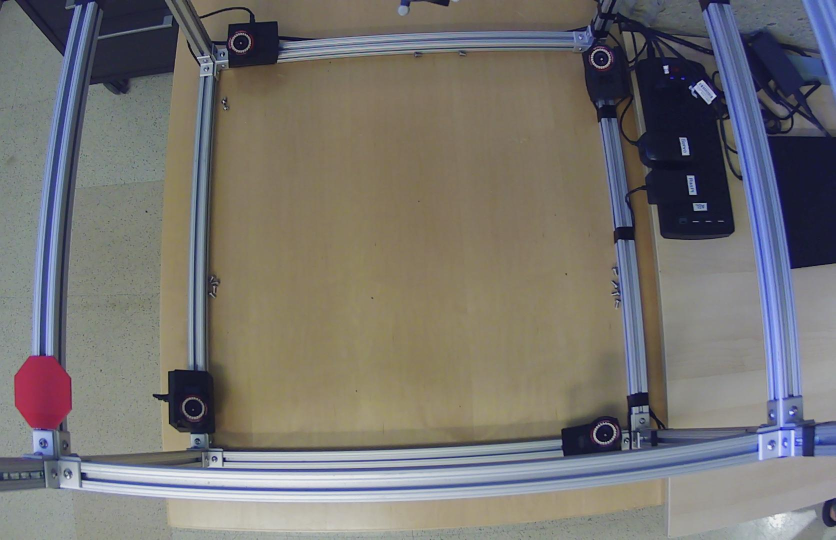
#> input picture asl_trunk/asl_trunk_ws/data/images/pil_sample.jpg, 1671 x 1080 px (shown at 1/2 size)
$ python -i data_aug.py   (imports and definitions only)
#> lines starting #> are read from the running program, lines starting #| are printed output that depends on the picture
import cv2
import numpy as np
import os
import random

def resize_image(image, target_size=(1080, 1080)):
    return cv2.resize(image, target_size)

def adjust_hue(image, hue_factor):
    hsv_image = cv2.cvtColor(image, cv2.COLOR_BGR2HSV)
    hsv_image[:, :, 0] = (hsv_image[:, :, 0] + hue_factor) % 180
    return cv2.cvtColor(hsv_image, cv2.COLOR_HSV2BGR)

def adjust_value(image, value_factor):
    hsv_image = cv2.cvtColor(image, cv2.COLOR_BGR2HSV)
    hsv_image = np.array(hsv_image, dtype=np.float64)
    hsv_image[:, :, 2] = hsv_image[:, :, 2] * value_factor
    hsv_image[:, :, 2][hsv_image[:, :, 2] > 255] = 255
    hsv_image = np.array(hsv_image, dtype=np.uint8)
    return cv2.cvtColor(hsv_image, cv2.COLOR_HSV2BGR)

# [34 lines left out: functions rotate_image, adjust_bbox, not called in this run]

def crop_image(image, left_pct, right_pct, top_pct, bottom_pct):
    height, width = image.shape[:2]

    # Calculate pixel values to crop
    left = int(width * left_pct)
    right = int(width * (1 - right_pct))
    top = int(height * top_pct)
    bottom = int(height * (1 - bottom_pct))

    # Crop the image using calculated pixel values
    cropped_image = image[top:bottom, left:right]

    return cropped_image

# use for val and test set
# [10 lines left out: function crop_and_resize, not called in this run]

# use for training set only
def augment_image(image_path, output_dir):
#> called with output_dir = 'out.png'
    image = cv2.imread(image_path)
#> image is the input picture: shape (1080, 1671, 3); mean B, G, R 112.8, 115.5, 118
    # print(image_path)
    base_name = os.path.basename(image_path)
    name, ext = os.path.splitext(base_name)
    # print(base_name, image.shape)

    # crop image to relevant region
    image = crop_image(image, left_pct=0.08, right_pct=0.05, top_pct=0, bottom_pct=0)
#> in crop_image, `cropped_image = image[top:bottom, left:right]`:
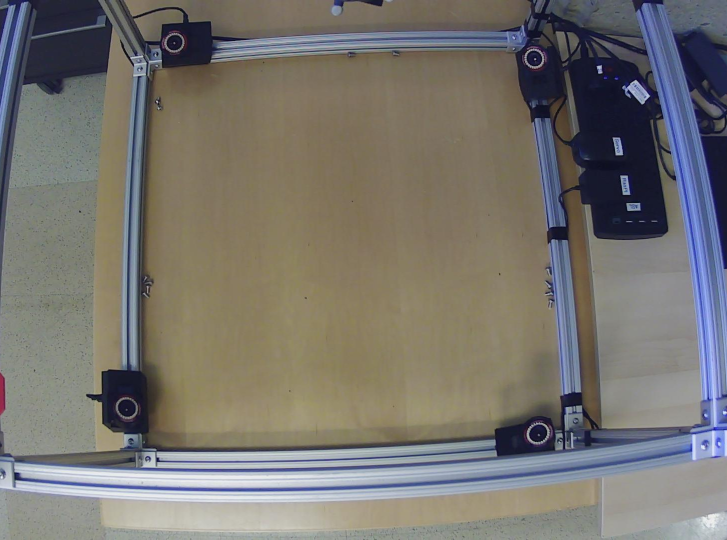
#> cropped_image: shape (1080, 1454, 3) (shown at 1/2 size); mean B, G, R 111.1, 116.5, 119.4
    # print(image.shape) #uncomment to see image size before scaling

    # Resize image ( we want default to be 1080x1080)
    image = resize_image(image)
#> in resize_image, `return cv2.resize(image, target_size)`:
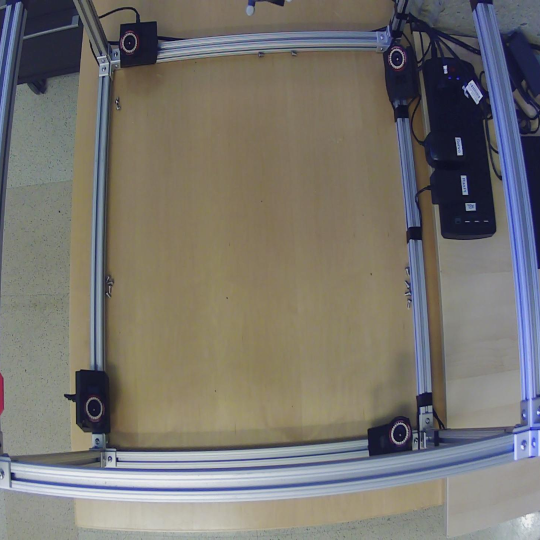
#> returned value: shape (1080, 1080, 3) (shown at 1/2 size); mean of channels 0, 1, 2 111.1, 116.5, 119.4; drawn as B, G, R
    cv2.imwrite(os.path.join(output_dir, f"{name}{ext}"), image)

    # Random hue adjustment
    hue_factor = random.randint(-15, 15)
    hue_adjusted_image = adjust_hue(image, hue_factor)
#> in adjust_hue, `hsv_image = cv2.cvtColor(image, cv2.COLOR_BGR2HSV)`: hsv_image: shape (1080, 1080, 3); mean H, S, V 54.3, 60.4, 129.5
#> in adjust_hue, `hsv_image[:, :, 0] = (hsv_image[:, :, 0] + hue_factor) % 180`: hsv_image: shape (1080, 1080, 3); mean H, S, V 65.7, 60.4, 129.5

    # Random value adjustment
    value_factor = random.uniform(0.5, 1.5)
    value_adjusted_image = adjust_value(hue_adjusted_image, value_factor)
#> in adjust_value, `hsv_image = cv2.cvtColor(image, cv2.COLOR_BGR2HSV)`: hsv_image: shape (1080, 1080, 3); mean H, S, V 65.4, 61.4, 129.5
#> in adjust_value, `hsv_image = np.array(hsv_image, dtype=np.float64)`: hsv_image: shape (1080, 1080, 3) float64; mean H, S, V 65.4, 61.4, 129.5
#> in adjust_value, `hsv_image[:, :, 2] = hsv_image[:, :, 2] * value_factor`: hsv_image: shape (1080, 1080, 3) float64; mean H, S, V 65.4, 61.4, 114.7
#> in adjust_value, `hsv_image = np.array(hsv_image, dtype=np.uint8)`: hsv_image: shape (1080, 1080, 3); mean H, S, V 65.4, 61.4, 114.2
#> in adjust_value, `return cv2.cvtColor(hsv_image, cv2.COLOR_HSV2BGR)`:
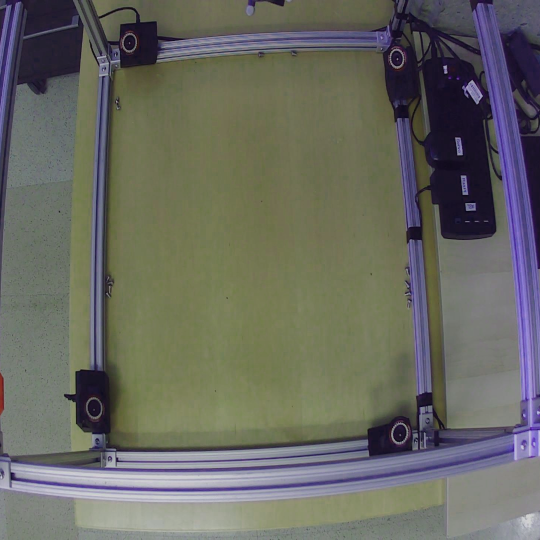
#> returned value: shape (1080, 1080, 3) (shown at 1/2 size); mean B, G, R 97.3, 105.2, 104.5

    # Save augmented image and adjusted bounding boxes
    cv2.imwrite(os.path.join(output_dir, f"{name}_augmented{ext}"), value_adjusted_image)

    # return augmented filename
    return f"{name}_augmented{ext}"

>>> result = augment_image('../../../asl_trunk/asl_trunk_ws/data/images/pil_sample.jpg', 'out.png')

$ run again, on asl_trunk/asl_trunk_ws/data/images/predicted_sample.jpg
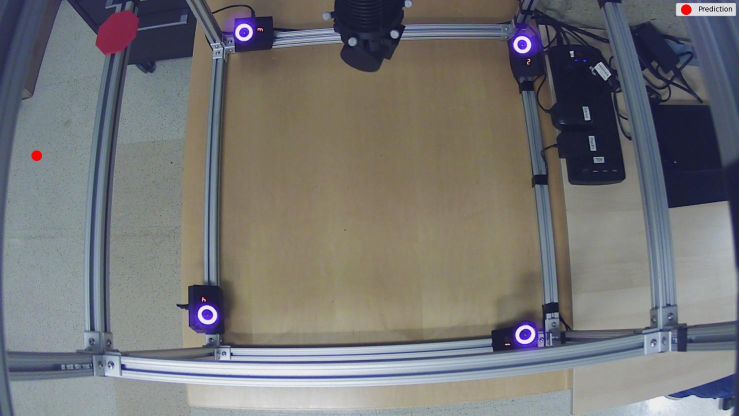
#> input picture asl_trunk/asl_trunk_ws/data/images/predicted_sample.jpg, 1478 x 831 px (shown at 1/2 size)
#> in augment_image, image is the input picture: shape (831, 1478, 3); mean B, G, R 116.8, 116.4, 116.8
#> in crop_image, `cropped_image = image[top:bottom, left:right]`:
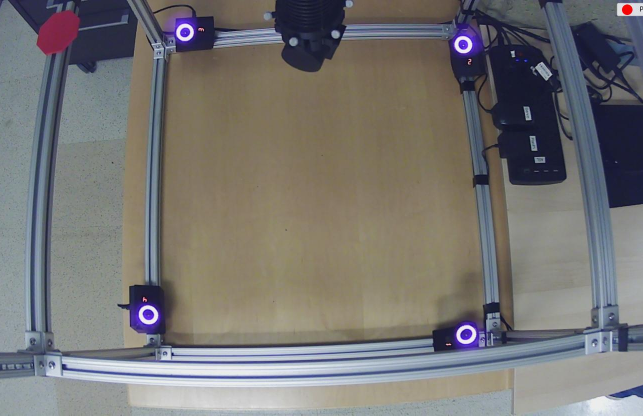
#> cropped_image: shape (831, 1286, 3) (shown at 1/2 size); mean B, G, R 115.2, 116.6, 118.3
#> in adjust_value, `return cv2.cvtColor(hsv_image, cv2.COLOR_HSV2BGR)`:
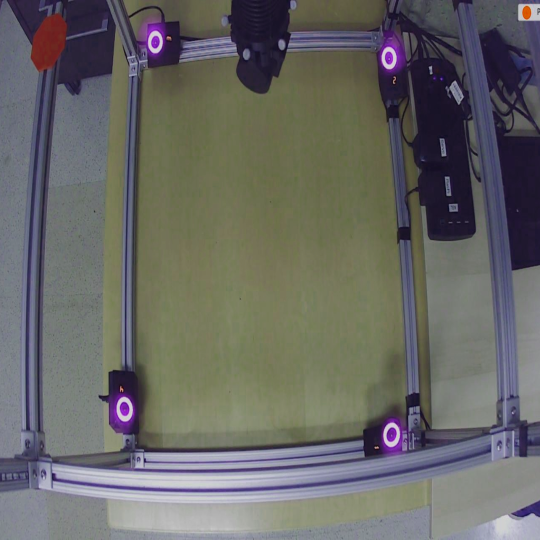
#> returned value: shape (1080, 1080, 3) (shown at 1/2 size); mean B, G, R 100.9, 103.8, 104.1

$ run again, on asl_trunk/asl_trunk_ws/data/images/sample.jpg
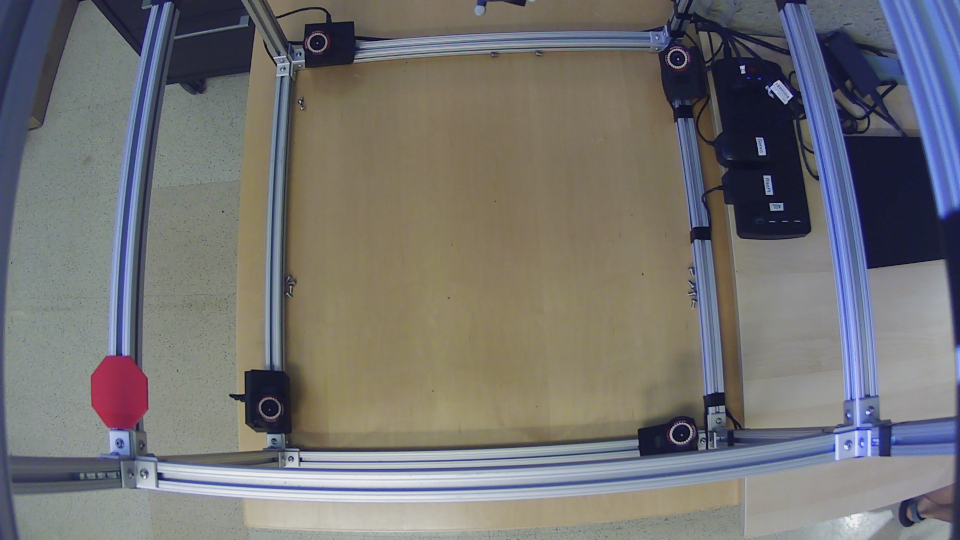
#> input picture asl_trunk/asl_trunk_ws/data/images/sample.jpg, 1920 x 1080 px (shown at 1/2 size)
#> in augment_image, image is the input picture: shape (1080, 1920, 3); mean B, G, R 115, 115.2, 116
#> in adjust_hue, `return cv2.cvtColor(hsv_image, cv2.COLOR_HSV2BGR)`:
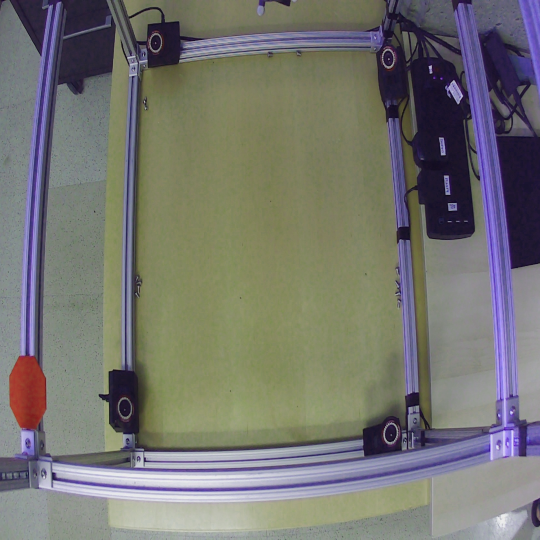
#> returned value: shape (1080, 1080, 3) (shown at 1/2 size); mean B, G, R 112.4, 117.6, 117.7
#> in adjust_value, `return cv2.cvtColor(hsv_image, cv2.COLOR_HSV2BGR)`:
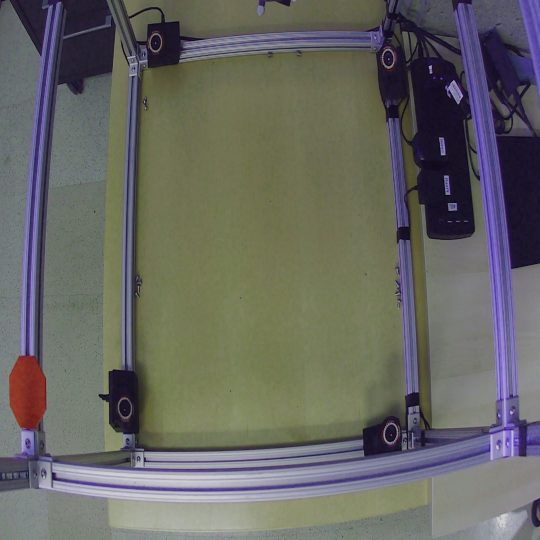
#> returned value: shape (1080, 1080, 3) (shown at 1/2 size); mean B, G, R 98.8, 103.4, 103.4
